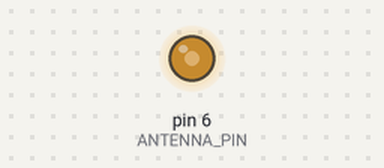
Recording of a sketch running on a simulated Arduino Uno, built with avr-gcc and run on an emulated ATmega328P. Shown: output pins drawn as LEDs (lit = HIGH).

Above: at 0.6 s.
Timing chart, 0 to 2.1 s (numbered marks = the images above):
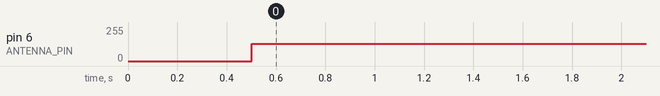

The sketch:

amTransmitter.ino
```cpp
#include <avr/io.h>
#include <avr/interrupt.h>
#include <util/delay.h>

#define BEEP_DELAY 1000
#define BEEP_DURATION 500

#define ANTENNA_PORT PORTD
#define ANTENNA_DDR DDRD
#define ANTENNA_PIN PORTD6

#define AM_FREQUENCY_FACTOR 4
//AM Frequency = (F_CPU / Prescaler) / AM_FREQUENCY_FACTOR (OCR2A) + 1 (Extra cycle the timer goes through)
// From f = f_cpu / ( 2* N* (1 + OCRnx) )
// Good values for the AM band from 2 to 6: pick one that's clear
// Divide by two b/c we're toggling on or off each loop;
// a full cycle of the carrier takes two loops.
// 16Mhz / (2 * 1 * (1+2)) = 2666 kHz
// 16Mhz / (2 * 1 * (1+3)) = 2000 kHz
// 16Mhz / (2 * 1 * (1+4)) = 1600 kHz
// 16Mhz / (2 * 1 * (1+5)) = 1340 kHz
// 16Mhz / (2 * 1 * (1+6)) = 1140 kHz
// 16Mhz / (2 * 1 * (1+7)) = 1000 kHz


ISR(TIMER2_COMPA_vect)
{
  ANTENNA_DDR ^= (1 << ANTENNA_PIN);
}

void initTimer0()
{
  TCCR0A |= (1 << WGM01); //CTC Mode
  TCCR0A |= (1 << COM0A0); //toggle OC0A (PD6) on compare match
  TCCR0B |= (1 << CS00); //Start clock, no prescaler
  OCR0A = AM_FREQUENCY_FACTOR; //Set compare value to carrier frequency factor
}

void initTimer2()
{
  TCCR2A |= (1 << WGM21); //CTC Mode
  TCCR2B |= (1 << CS21) | (1 << CS20); //Start clock, 1/32 prescaler. I didnt calculate much, just kept it to this value to keep the pitches value low in the transmitBeep function
  TIMSK2 |= (1 << OCIE2A); //Interrupts on compare match
}

void transmitBeep(uint16_t pitch,  uint16_t duration)
{
  OCR2A = pitch;
  sei(); //Enable interrupts to modulate the carrier frequency
  TCNT2 = 0;
  do
  {
    _delay_ms(1);
    duration--;
  }
  while (duration > 0);
  cli();
  ANTENNA_DDR ^= (1 << ANTENNA_PIN);
}

int main(void)
{
  initTimer0();
  initTimer2();

  while(1)
  {
    //I was too lazy to use the scale.h file, but his should transmit a major chord

    transmitBeep(250, BEEP_DURATION);
    _delay_ms(BEEP_DELAY);
    transmitBeep(200, BEEP_DURATION);
    _delay_ms(BEEP_DELAY);
    transmitBeep(166, BEEP_DURATION);
    _delay_ms(BEEP_DELAY);
    transmitBeep(125, BEEP_DURATION);
    _delay_ms(BEEP_DELAY);

  }
}
```

Measured:
- by itself, pin 6 (ANTENNA_PIN): 0/255 → 128/255 at 0.50 s
